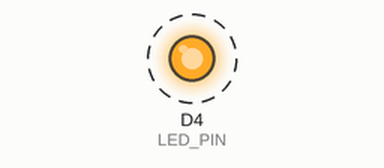
Bench run of a sketch on a simulated ESP8266 (NodeMCU). Parts: output pins drawn as LEDs (lit = HIGH). Dashed ring = blinking. What the sketch prints to the serial monitor is not drawn.

Above: at 1.2 s.
Timing chart, 0 to 4.0 s (numbered marks = the images above):
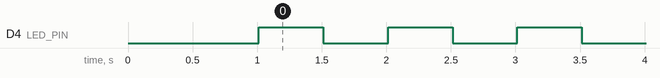

Measured:
- by itself, D4 (LED_PIN): alternates HIGH for 0.50 s and LOW for 0.50 s

The sketch:

hello-world.ino
```cpp
/*
 * hello-world.ino — Minimal test sketch for ESP32 and D1 Mini.
 *
 * Blinks the onboard LED and prints to Serial.
 * Use this to flash a "clean" board before testing OTA updates
 * back to the SlyLED firmware.
 *
 * Compile:
 *   ESP32:   arduino-cli compile --fqbn esp32:esp32:esp32 tools/hello-world
 *   D1 Mini: arduino-cli compile --fqbn esp8266:esp8266:d1_mini tools/hello-world
 *
 * Upload:
 *   arduino-cli upload --port COMx --fqbn <fqbn> tools/hello-world
 */

#if defined(ESP32)
  #define LED_PIN 2
  #define BOARD_NAME "ESP32"
#elif defined(ESP8266)
  #define LED_PIN LED_BUILTIN  // GPIO2 on D1 Mini (active LOW)
  #define BOARD_NAME "D1 Mini"
#else
  #error "Unsupported board"
#endif

void setup() {
  Serial.begin(115200);
  delay(1000);
  pinMode(LED_PIN, OUTPUT);
  Serial.println();
  Serial.println("=========================");
  Serial.println("  Hello World - SlyLED");
  Serial.print("  Board: ");
  Serial.println(BOARD_NAME);
  Serial.println("  This is a clean test sketch.");
  Serial.println("  Flash SlyLED firmware via USB");
  Serial.println("  or OTA to replace this.");
  Serial.println("=========================");
  Serial.println();
}

void loop() {
  digitalWrite(LED_PIN, HIGH);
  Serial.print("[");
  Serial.print(BOARD_NAME);
  Serial.print("] alive — uptime: ");
  Serial.print(millis() / 1000);
  Serial.println("s");
  delay(500);
  digitalWrite(LED_PIN, LOW);
  delay(500);
}
```
